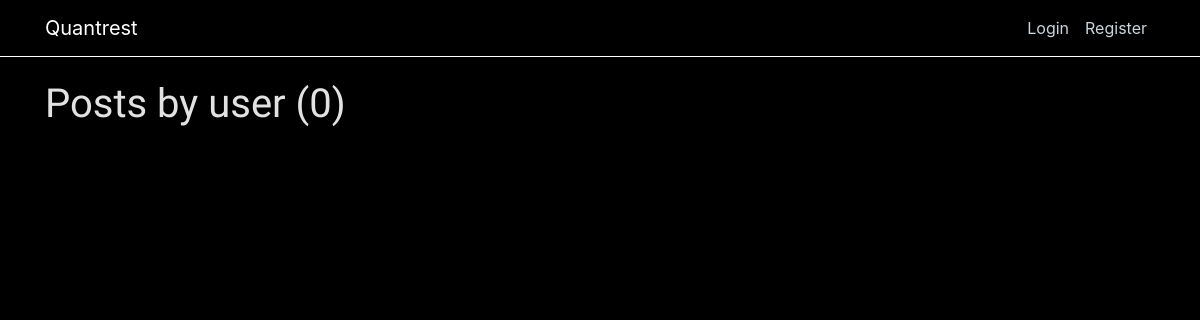
Page /user/user/ on the earlier database version.
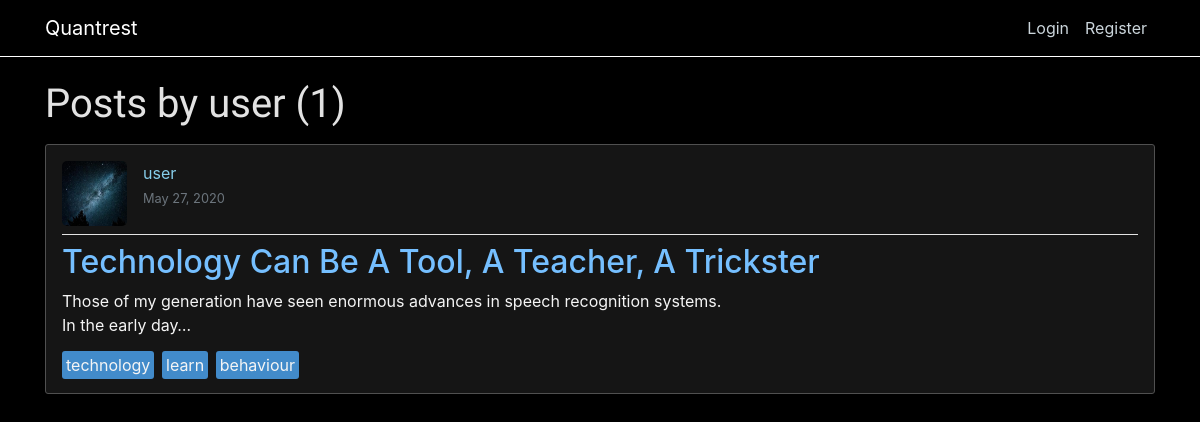
Same page on the later database version.
### blog/models.py (models this page shows, shortened)
class Post(models.Model):
    title = models.CharField(max_length=100)
    content = models.TextField()
    date_posted = models.DateTimeField(default=timezone.now)
    author = models.ForeignKey(User, on_delete=models.CASCADE)
    tags = models.ManyToManyField(Tag)
    likes = models.IntegerField(default=0)

class Tag(models.Model):
    name = models.CharField(max_length=100)

### users/models.py (models this page shows, shortened)
class Profile(models.Model):
    user = models.OneToOneField(User, on_delete=models.CASCADE)
    image = models.ImageField(default='default.jpg', upload_to='profile_pics')

### blog/views.py (the view)
# urls.py: path('user/<str:username>/', UserPostListView.as_view(), name="user-posts"),
class UserPostListView(ListView):
    model = Post
    template_name = 'blog/user_posts.html'
    context_object_name = 'posts'
    paginate_by = 5
    def get_queryset(self):
        user = get_object_or_404(User, username=self.kwargs.get('username'))
        return Post.objects.filter(author=user).order_by('-date_posted')

### blog/templates/blog/user_posts.html (shortened to what this page needs)
{% extends 'blog/base.html' %}
{% load static %}
{% block content %}
  <h1 class="mb-3">Posts by {{ view.kwargs.username }} ({{ page_obj.paginator.count }})</h1>
  {% for post in posts %}
    {% include 'blog/posts.html' %}
  {% endfor %}
{% endblock content %}

### blog/templates/blog/base.html (shortened to what this page needs)
{% load static %}
<!DOCTYPE html>
<html lang="en">
  <head>
    <link
      rel="stylesheet"
      href="https://maxcdn.bootstrapcdn.com/bootstrap/4.0.0/css/bootstrap.min.css"
    />
    <link rel="stylesheet" href="{% static 'blog/main.css' %}">
  </head>
  <body>
    <header class="site-header">
      <nav class="navbar navbar-expand-md navbar-dark bg-steel fixed-top">
        <div class="container">
          <a class="navbar-brand mr-4" href="{% url 'blog-home' %}">Quantrest</a>
          <div class="collapse navbar-collapse" id="navbarToggle">
            <div class="navbar-nav ml-auto">
              {% if user.is_authenticated %}
                <a class="nav-item nav-link" href="{% url 'post-create' %}">New Post</a>
                <a class="nav-item nav-link" href="{% url 'profile' %}">Profile</a>
                <a class="nav-item nav-link" href="{% url 'logout' %}">Logout</a>
              {% else %}
                <a class="nav-item nav-link" href="{% url 'login' %}">Login</a>
                <a class="nav-item nav-link" href="{% url 'register' %}">Register</a>
              {% endif %}
            </div>
          </div>
        </div>
      </nav>
    </header>
    <main role="main" class="container">
      <div class="row">
        <div class="col">
          {% block content %}{% endblock %}
        </div>
      </div>
    </main>
  </body>
</html>

### blog/templates/blog/posts.html (shortened to what this page needs)
<article class="media content-section">
  <div class="media-body">
    <div class="article-metadata">
      <img class="article-img" src="{{ post.author.profile.image.url }}" />
      <div>
        <a class="mr-2" href="{% url 'user-posts' post.author.username %}">
          {{ post.author }}
        </a>
        <br />
        <small class="text-muted">{{ post.date_posted|date:'F d, Y' }}</small>
      </div>
    </div>
    <h2>
      <a class="article-title" href="{% url 'post-detail' post.id %}">{{ post.title }}</a>
    </h2>
    <p class="article-content">{{ post.content|truncatechars_html:100 }}</p>
    <div>
      {% for tag in post.tags.all %}
      <a href="{% url 'tag-posts' tag.name %}" class="article-tags">{{ tag.name }}</a>
      {% endfor %}
    </div>
  </div>
</article>

### blog/static/blog/main.css (style rules this page uses)
body { background: black; color: whitesmoke; margin-top: 5rem; }
h1, h2, h3, h4, h5, h6 { color: #e2e2e2; }
h1 { font-family: "Satisfy", cursive; }
.bg-steel { background-color: black; }
nav { border-bottom: 1px solid white; }
.site-header .navbar-nav .nav-link { color: #cbd5db; }
.content-section { background: #151515; padding: 1em; border: 1px solid #505050; border-radius: 3px; margin-bottom: 2em; }
.article-title { color: #75bfff; }
.article-img { height: 65px; width: 65px; margin-right: 1em; border-radius: 5px; }
.article-metadata { display: flex; direction: row; padding-bottom: 0.5em; margin-bottom: 0.5em; border-bottom: 1px solid #e3e3e3; }
a { color: skyblue; }
a.article-tags { background-color: #428bca; color: whitesmoke; padding: 0.25em; margin-inline-end: 0.2em; text-align: center; border-radius: 3px; }
.article-content { white-space: pre-line; }
p { text-align: justify; }

Differences in the rows shown:
added Post: author.profile.image (placeholder picture), author "user", date_posted "May 27, 2020", title "Technology Can Be A Tool, A Teacher, A Trickster", content "Those of my generation have seen enormous advances in speech recognition systems. In the early day…"
added Tag: name "technology"
added Tag: name "learn"
added Tag: name "behaviour"
Other differences:
{{ page_obj.paginator.count }}: "0" → "1"
